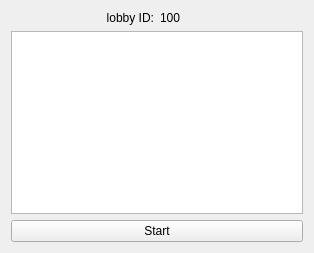
<?xml version="1.0" encoding="UTF-8"?>
<ui version="4.0">
 <class>LobbyView</class>
 <widget class="QWidget" name="LobbyView">
  <property name="geometry">
   <rect>
    <x>0</x>
    <y>0</y>
    <width>314</width>
    <height>253</height>
   </rect>
  </property>
  <property name="windowTitle">
   <string>Form</string>
  </property>
  <layout class="QVBoxLayout" name="verticalLayout">
   <item>
    <layout class="QHBoxLayout" name="horizontalLayout">
     <item>
      <widget class="QLabel" name="lobbyIdDescriptionLabel">
       <property name="text">
        <string>lobby ID:</string>
       </property>
       <property name="alignment">
        <set>Qt::AlignRight|Qt::AlignTrailing|Qt::AlignVCenter</set>
       </property>
      </widget>
     </item>
     <item>
      <widget class="QLabel" name="lobbyIdLabel">
       <property name="text">
        <string>100</string>
       </property>
      </widget>
     </item>
    </layout>
   </item>
   <item>
    <widget class="QListWidget" name="playersLw"/>
   </item>
   <item>
    <widget class="QPushButton" name="startPb">
     <property name="enabled">
      <bool>true</bool>
     </property>
     <property name="text">
      <string>Start</string>
     </property>
    </widget>
   </item>
  </layout>
 </widget>
 <resources/>
 <connections/>
</ui>
